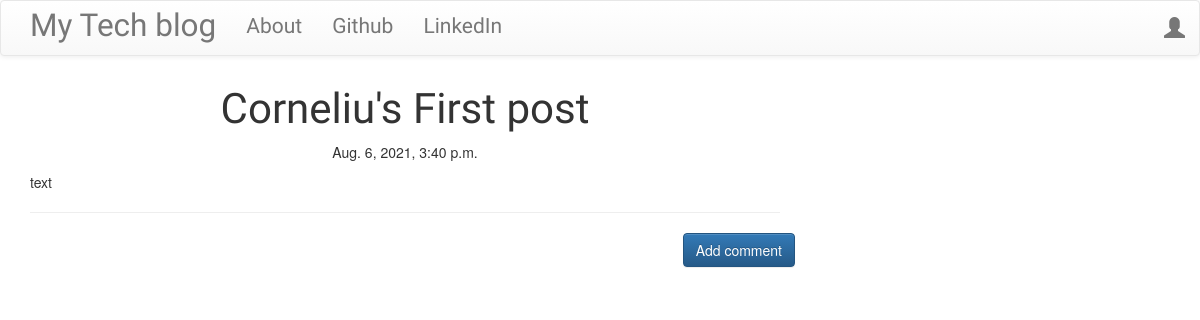
Screenshot of /post/2 with the database file from the repository.
### blog/models.py (models this page shows, shortened)
class Post(models.Model):
    author = models.ForeignKey('auth.User',on_delete=models.CASCADE)
    title = models.CharField(max_length=200)
    text = models.TextField()
    created_date = models.DateTimeField(default=timezone.now)
    published_date = models.DateTimeField(blank=True, null=True)

### blog/views.py (the view)
# urls.py: path("post/<int:pk>", views.PostDetailView.as_view(), name='post_detail'),
class PostDetailView(DetailView):
    model = Post

### blog/templates/blog/post_detail.html (shortened to what this page needs)
{% extends 'blog/base.html' %}
{% block content %}
        <h1 class='posttitle loader'>{{ post.title }}</h1>
        {% if post.published_date %}
            <div class="date postdate">
                {{ post.published_date }}
            </div>
        {% else %}
            <a class="btn btn-default" href="{% url 'post_publish' pk=post.pk %}">Publish</a>
        {% endif %}
      <p class='postcontent' >{{ post.text|safe|linebreaksbr }}</p>
  <hr>
  <a class="btn btn-primary btn-comment" href="{% url 'add_comment_to_post' pk=post.pk %}">Add comment</a>
  <div class="container">
  {% for comment in post.comments.all %}
  <br>
  {% empty %}
      <p>No comments posted.</p>
  {% endfor %}
</div>
{% endblock %}

### blog/static/css/blog.css (style rules this page uses)
.postdate { text-align: center; }
.posttitle { font-family: 'Russo One', sans-serif; font-size: 3em; text-align: center; }
.postcontent { font-family: 'Montserrat'; font-size: 1.5em; }
.btn-comment { position: absolute; right: 0px; }
.loader { filter:hue-rotate(0deg); color: linear-gradient(45deg,#0f8,#08f); animation:hue 5000ms infinite linear; }

### rows the page displays
Post: title "Corneliu's First post", published_date "Aug. 6, 2021, 3:40 p.m.", text "text"
